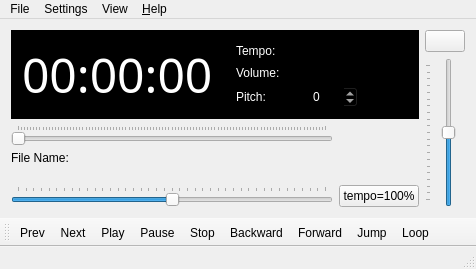
<?xml version="1.0" encoding="UTF-8"?>
<ui version="4.0">
 <class>GUIPlayerClass</class>
 <widget class="QMainWindow" name="GUIPlayerClass">
  <property name="geometry">
   <rect>
    <x>0</x>
    <y>0</y>
    <width>476</width>
    <height>269</height>
   </rect>
  </property>
  <property name="windowTitle">
   <string>Drumstick MIDI File Player Multiplatform</string>
  </property>
  <property name="windowIcon">
   <iconset resource="guiplayer.qrc">
    <normaloff>:/dmidiplayer.png</normaloff>:/dmidiplayer.png</iconset>
  </property>
  <widget class="QWidget" name="MainWidget">
   <property name="acceptDrops">
    <bool>true</bool>
   </property>
   <property name="windowTitle">
    <string>Drumstick MIDI Player</string>
   </property>
   <property name="windowIcon">
    <iconset>
     <normaloff>:/resources/drumstick.png</normaloff>:/resources/drumstick.png</iconset>
   </property>
   <layout class="QGridLayout" name="gridLayout_2">
    <item row="0" column="0" rowspan="2" colspan="2">
     <widget class="QFrame" name="frame">
      <property name="sizePolicy">
       <sizepolicy hsizetype="Expanding" vsizetype="Fixed">
        <horstretch>0</horstretch>
        <verstretch>0</verstretch>
       </sizepolicy>
      </property>
      <property name="palette">
       <palette>
        <active>
         <colorrole role="WindowText">
          <brush brushstyle="SolidPattern">
           <color alpha="255">
            <red>255</red>
            <green>255</green>
            <blue>255</blue>
           </color>
          </brush>
         </colorrole>
         <colorrole role="Text">
          <brush brushstyle="SolidPattern">
           <color alpha="255">
            <red>255</red>
            <green>255</green>
            <blue>255</blue>
           </color>
          </brush>
         </colorrole>
         <colorrole role="Base">
          <brush brushstyle="SolidPattern">
           <color alpha="255">
            <red>0</red>
            <green>0</green>
            <blue>0</blue>
           </color>
          </brush>
         </colorrole>
         <colorrole role="Window">
          <brush brushstyle="SolidPattern">
           <color alpha="255">
            <red>0</red>
            <green>0</green>
            <blue>0</blue>
           </color>
          </brush>
         </colorrole>
         <colorrole role="PlaceholderText">
          <brush brushstyle="NoBrush">
           <color alpha="128">
            <red>255</red>
            <green>255</green>
            <blue>255</blue>
           </color>
          </brush>
         </colorrole>
        </active>
        <inactive>
         <colorrole role="WindowText">
          <brush brushstyle="SolidPattern">
           <color alpha="255">
            <red>255</red>
            <green>255</green>
            <blue>255</blue>
           </color>
          </brush>
         </colorrole>
         <colorrole role="Text">
          <brush brushstyle="SolidPattern">
           <color alpha="255">
            <red>255</red>
            <green>255</green>
            <blue>255</blue>
           </color>
          </brush>
         </colorrole>
         <colorrole role="Base">
          <brush brushstyle="SolidPattern">
           <color alpha="255">
            <red>0</red>
            <green>0</green>
            <blue>0</blue>
           </color>
          </brush>
         </colorrole>
         <colorrole role="Window">
          <brush brushstyle="SolidPattern">
           <color alpha="255">
            <red>0</red>
            <green>0</green>
            <blue>0</blue>
           </color>
          </brush>
         </colorrole>
         <colorrole role="PlaceholderText">
          <brush brushstyle="NoBrush">
           <color alpha="128">
            <red>255</red>
            <green>255</green>
            <blue>255</blue>
           </color>
          </brush>
         </colorrole>
        </inactive>
        <disabled>
         <colorrole role="WindowText">
          <brush brushstyle="SolidPattern">
           <color alpha="255">
            <red>146</red>
            <green>145</green>
            <blue>144</blue>
           </color>
          </brush>
         </colorrole>
         <colorrole role="Text">
          <brush brushstyle="SolidPattern">
           <color alpha="255">
            <red>165</red>
            <green>164</green>
            <blue>164</blue>
           </color>
          </brush>
         </colorrole>
         <colorrole role="Base">
          <brush brushstyle="SolidPattern">
           <color alpha="255">
            <red>0</red>
            <green>0</green>
            <blue>0</blue>
           </color>
          </brush>
         </colorrole>
         <colorrole role="Window">
          <brush brushstyle="SolidPattern">
           <color alpha="255">
            <red>0</red>
            <green>0</green>
            <blue>0</blue>
           </color>
          </brush>
         </colorrole>
         <colorrole role="PlaceholderText">
          <brush brushstyle="NoBrush">
           <color alpha="128">
            <red>255</red>
            <green>255</green>
            <blue>255</blue>
           </color>
          </brush>
         </colorrole>
        </disabled>
       </palette>
      </property>
      <property name="statusTip">
       <string>Playback time and current levels</string>
      </property>
      <property name="autoFillBackground">
       <bool>true</bool>
      </property>
      <property name="frameShape">
       <enum>QFrame::NoFrame</enum>
      </property>
      <property name="frameShadow">
       <enum>QFrame::Plain</enum>
      </property>
      <layout class="QGridLayout" name="gridLayout">
       <property name="spacing">
        <number>4</number>
       </property>
       <item row="0" column="0" rowspan="3">
        <widget class="QLabel" name="lblTime">
         <property name="sizePolicy">
          <sizepolicy hsizetype="Preferred" vsizetype="Preferred">
           <horstretch>0</horstretch>
           <verstretch>0</verstretch>
          </sizepolicy>
         </property>
         <property name="minimumSize">
          <size>
           <width>210</width>
           <height>62</height>
          </size>
         </property>
         <property name="baseSize">
          <size>
           <width>210</width>
           <height>62</height>
          </size>
         </property>
         <property name="font">
          <font>
           <family>Sans Serif</family>
           <pointsize>36</pointsize>
           <kerning>true</kerning>
          </font>
         </property>
         <property name="text">
          <string>00:00:00</string>
         </property>
        </widget>
       </item>
       <item row="0" column="1">
        <widget class="QLabel" name="lbl3">
         <property name="text">
          <string>Tempo:</string>
         </property>
        </widget>
       </item>
       <item row="0" column="2">
        <widget class="QLabel" name="lblOther">
         <property name="sizePolicy">
          <sizepolicy hsizetype="Preferred" vsizetype="Preferred">
           <horstretch>0</horstretch>
           <verstretch>0</verstretch>
          </sizepolicy>
         </property>
         <property name="minimumSize">
          <size>
           <width>100</width>
           <height>0</height>
          </size>
         </property>
        </widget>
       </item>
       <item row="1" column="1">
        <widget class="QLabel" name="lbl4">
         <property name="text">
          <string>Volume:</string>
         </property>
        </widget>
       </item>
       <item row="1" column="2">
        <widget class="QLabel" name="lblVolume">
         <property name="text">
          <string/>
         </property>
        </widget>
       </item>
       <item row="2" column="1">
        <widget class="QLabel" name="lbl5">
         <property name="text">
          <string>Pitch:</string>
         </property>
        </widget>
       </item>
       <item row="2" column="2">
        <widget class="QSpinBox" name="spinPitch">
         <property name="maximumSize">
          <size>
           <width>50</width>
           <height>16777215</height>
          </size>
         </property>
         <property name="focusPolicy">
          <enum>Qt::NoFocus</enum>
         </property>
         <property name="toolTip">
          <string>Pitch Control</string>
         </property>
         <property name="statusTip">
          <string>Pitch transpose between -12 and +12 semitones</string>
         </property>
         <property name="styleSheet">
          <string notr="true">color: white;
background-color: black;
selection-color: white;
selection-background-color: blue;</string>
         </property>
         <property name="minimum">
          <number>-12</number>
         </property>
         <property name="maximum">
          <number>12</number>
         </property>
        </widget>
       </item>
      </layout>
     </widget>
    </item>
    <item row="4" column="0">
     <widget class="QSlider" name="sliderTempo">
      <property name="sizePolicy">
       <sizepolicy hsizetype="Expanding" vsizetype="Fixed">
        <horstretch>0</horstretch>
        <verstretch>0</verstretch>
       </sizepolicy>
      </property>
      <property name="statusTip">
       <string>Tempo Slider</string>
      </property>
      <property name="minimum">
       <number>0</number>
      </property>
      <property name="maximum">
       <number>200</number>
      </property>
      <property name="singleStep">
       <number>1</number>
      </property>
      <property name="pageStep">
       <number>10</number>
      </property>
      <property name="value">
       <number>100</number>
      </property>
      <property name="orientation">
       <enum>Qt::Horizontal</enum>
      </property>
      <property name="tickPosition">
       <enum>QSlider::TicksAbove</enum>
      </property>
      <property name="tickInterval">
       <number>5</number>
      </property>
     </widget>
    </item>
    <item row="3" column="1">
     <widget class="RhythmView" name="rhythm" native="true"/>
    </item>
    <item row="1" column="2" rowspan="4">
     <widget class="QSlider" name="volumeSlider">
      <property name="sizePolicy">
       <sizepolicy hsizetype="Preferred" vsizetype="Expanding">
        <horstretch>0</horstretch>
        <verstretch>0</verstretch>
       </sizepolicy>
      </property>
      <property name="statusTip">
       <string>Volume Slider</string>
      </property>
      <property name="maximum">
       <number>200</number>
      </property>
      <property name="value">
       <number>100</number>
      </property>
      <property name="tracking">
       <bool>false</bool>
      </property>
      <property name="orientation">
       <enum>Qt::Vertical</enum>
      </property>
      <property name="tickPosition">
       <enum>QSlider::TicksAbove</enum>
      </property>
     </widget>
    </item>
    <item row="3" column="0">
     <layout class="QFormLayout" name="formLayout">
      <property name="fieldGrowthPolicy">
       <enum>QFormLayout::ExpandingFieldsGrow</enum>
      </property>
      <item row="0" column="0">
       <widget class="QLabel" name="lbl1">
        <property name="text">
         <string>File Name:</string>
        </property>
       </widget>
      </item>
      <item row="0" column="1">
       <widget class="QLabel" name="lblName">
        <property name="sizePolicy">
         <sizepolicy hsizetype="Expanding" vsizetype="Preferred">
          <horstretch>0</horstretch>
          <verstretch>0</verstretch>
         </sizepolicy>
        </property>
        <property name="statusTip">
         <string>Currently loaded MIDI file name</string>
        </property>
        <property name="openExternalLinks">
         <bool>true</bool>
        </property>
        <property name="textInteractionFlags">
         <set>Qt::LinksAccessibleByKeyboard|Qt::LinksAccessibleByMouse|Qt::TextBrowserInteraction|Qt::TextSelectableByKeyboard|Qt::TextSelectableByMouse</set>
        </property>
       </widget>
      </item>
     </layout>
    </item>
    <item row="2" column="0">
     <widget class="QSlider" name="positionSlider">
      <property name="maximum">
       <number>100</number>
      </property>
      <property name="tracking">
       <bool>false</bool>
      </property>
      <property name="orientation">
       <enum>Qt::Horizontal</enum>
      </property>
      <property name="tickPosition">
       <enum>QSlider::TicksAbove</enum>
      </property>
      <property name="tickInterval">
       <number>1</number>
      </property>
     </widget>
    </item>
    <item row="2" column="1">
     <widget class="QLabel" name="lblPos">
      <property name="alignment">
       <set>Qt::AlignCenter</set>
      </property>
     </widget>
    </item>
    <item row="4" column="1">
     <widget class="QPushButton" name="btnTempo">
      <property name="sizePolicy">
       <sizepolicy hsizetype="Preferred" vsizetype="Preferred">
        <horstretch>0</horstretch>
        <verstretch>0</verstretch>
       </sizepolicy>
      </property>
      <property name="toolTip">
       <string>Reset Tempo</string>
      </property>
      <property name="statusTip">
       <string>Reset Tempo to 100%</string>
      </property>
      <property name="text">
       <string>tempo=100%</string>
      </property>
     </widget>
    </item>
    <item row="0" column="2">
     <widget class="QPushButton" name="btnVolume">
      <property name="toolTip">
       <string>Reset Volume</string>
      </property>
      <property name="statusTip">
       <string>Reset Volume to 100%</string>
      </property>
      <property name="text">
       <string/>
      </property>
      <property name="iconSize">
       <size>
        <width>32</width>
        <height>32</height>
       </size>
      </property>
     </widget>
    </item>
   </layout>
  </widget>
  <widget class="QMenuBar" name="menuBar">
   <property name="geometry">
    <rect>
     <x>0</x>
     <y>0</y>
     <width>476</width>
     <height>23</height>
    </rect>
   </property>
   <widget class="QMenu" name="menuFile">
    <property name="title">
     <string>File</string>
    </property>
    <widget class="QMenu" name="menuRecentFiles">
     <property name="title">
      <string>Open Recent Files</string>
     </property>
    </widget>
    <widget class="QMenu" name="menuPlaylistRepeat">
     <property name="title">
      <string>Playlist Repeat</string>
     </property>
     <addaction name="actionNothing"/>
     <addaction name="actionCurrentSong"/>
     <addaction name="actionWholePlaylist"/>
    </widget>
    <addaction name="actionOpen"/>
    <addaction name="actionFileInfo"/>
    <addaction name="menuRecentFiles"/>
    <addaction name="menuPlaylistRepeat"/>
    <addaction name="actionPlayList"/>
    <addaction name="separator"/>
    <addaction name="actionPlay"/>
    <addaction name="actionPause"/>
    <addaction name="actionStop"/>
    <addaction name="actionJump"/>
    <addaction name="actionLoop"/>
    <addaction name="actionForward"/>
    <addaction name="actionBackward"/>
    <addaction name="actionNext"/>
    <addaction name="actionPrev"/>
    <addaction name="actionQuit"/>
   </widget>
   <widget class="QMenu" name="menuHelp">
    <property name="title">
     <string>&amp;Help</string>
    </property>
    <widget class="QMenu" name="menuLanguage">
     <property name="title">
      <string>&amp;Language</string>
     </property>
    </widget>
    <addaction name="actionContents"/>
    <addaction name="actionWebSite"/>
    <addaction name="menuLanguage"/>
    <addaction name="separator"/>
    <addaction name="actionAbout"/>
    <addaction name="actionAboutQt"/>
   </widget>
   <widget class="QMenu" name="menuSettings">
    <property name="title">
     <string>Settings</string>
    </property>
    <addaction name="actionPreferences"/>
    <addaction name="actionMIDISetup"/>
    <addaction name="customizeToolBar"/>
   </widget>
   <widget class="QMenu" name="menuView">
    <property name="title">
     <string>View</string>
    </property>
    <addaction name="actionShowToolbar"/>
    <addaction name="actionShowStatusbar"/>
    <addaction name="separator"/>
    <addaction name="actionRhythm"/>
    <addaction name="actionLyrics"/>
    <addaction name="actionChannels"/>
    <addaction name="actionPianoPlayer"/>
   </widget>
   <addaction name="menuFile"/>
   <addaction name="menuSettings"/>
   <addaction name="menuView"/>
   <addaction name="menuHelp"/>
  </widget>
  <widget class="QToolBar" name="toolBar">
   <property name="windowTitle">
    <string>Tool Bar</string>
   </property>
   <property name="iconSize">
    <size>
     <width>32</width>
     <height>32</height>
    </size>
   </property>
   <property name="toolButtonStyle">
    <enum>Qt::ToolButtonTextUnderIcon</enum>
   </property>
   <attribute name="toolBarArea">
    <enum>BottomToolBarArea</enum>
   </attribute>
   <attribute name="toolBarBreak">
    <bool>false</bool>
   </attribute>
   <addaction name="actionPrev"/>
   <addaction name="actionNext"/>
   <addaction name="actionPlay"/>
   <addaction name="actionPause"/>
   <addaction name="actionStop"/>
   <addaction name="actionBackward"/>
   <addaction name="actionForward"/>
   <addaction name="actionJump"/>
   <addaction name="actionLoop"/>
  </widget>
  <widget class="QStatusBar" name="myStatusBar"/>
  <action name="actionOpen">
   <property name="text">
    <string>Open</string>
   </property>
   <property name="statusTip">
    <string>Open a MIDI file</string>
   </property>
   <property name="menuRole">
    <enum>QAction::NoRole</enum>
   </property>
  </action>
  <action name="actionQuit">
   <property name="text">
    <string>Quit</string>
   </property>
   <property name="statusTip">
    <string>Quit the application</string>
   </property>
   <property name="menuRole">
    <enum>QAction::QuitRole</enum>
   </property>
  </action>
  <action name="actionPlay">
   <property name="text">
    <string>Play</string>
   </property>
   <property name="statusTip">
    <string>Start playing the current MIDI file</string>
   </property>
   <property name="autoRepeat">
    <bool>false</bool>
   </property>
   <property name="menuRole">
    <enum>QAction::NoRole</enum>
   </property>
  </action>
  <action name="actionPause">
   <property name="checkable">
    <bool>true</bool>
   </property>
   <property name="enabled">
    <bool>true</bool>
   </property>
   <property name="text">
    <string>Pause</string>
   </property>
   <property name="statusTip">
    <string>Pause  playback</string>
   </property>
   <property name="autoRepeat">
    <bool>false</bool>
   </property>
   <property name="menuRole">
    <enum>QAction::NoRole</enum>
   </property>
  </action>
  <action name="actionStop">
   <property name="text">
    <string>Stop</string>
   </property>
   <property name="statusTip">
    <string>Stop playback</string>
   </property>
   <property name="autoRepeat">
    <bool>false</bool>
   </property>
   <property name="menuRole">
    <enum>QAction::NoRole</enum>
   </property>
  </action>
  <action name="actionAbout">
   <property name="text">
    <string>About</string>
   </property>
   <property name="statusTip">
    <string>Show the about box</string>
   </property>
   <property name="menuRole">
    <enum>QAction::AboutRole</enum>
   </property>
  </action>
  <action name="actionAboutQt">
   <property name="text">
    <string>About Qt</string>
   </property>
   <property name="statusTip">
    <string>Show the about Qt dialog box</string>
   </property>
   <property name="menuRole">
    <enum>QAction::AboutQtRole</enum>
   </property>
  </action>
  <action name="actionMIDISetup">
   <property name="text">
    <string>MIDI Setup</string>
   </property>
   <property name="statusTip">
    <string>Select a connection for the MIDI output port</string>
   </property>
   <property name="menuRole">
    <enum>QAction::NoRole</enum>
   </property>
  </action>
  <action name="actionShowToolbar">
   <property name="checkable">
    <bool>true</bool>
   </property>
   <property name="checked">
    <bool>true</bool>
   </property>
   <property name="text">
    <string>Show Tool Bar</string>
   </property>
   <property name="toolTip">
    <string>Show Tool Bar</string>
   </property>
   <property name="statusTip">
    <string>Show or hide the tool bar</string>
   </property>
   <property name="menuRole">
    <enum>QAction::NoRole</enum>
   </property>
  </action>
  <action name="actionShowStatusbar">
   <property name="checkable">
    <bool>true</bool>
   </property>
   <property name="checked">
    <bool>true</bool>
   </property>
   <property name="text">
    <string>Show Status Bar</string>
   </property>
   <property name="statusTip">
    <string>Show or hide the status bar</string>
   </property>
   <property name="menuRole">
    <enum>QAction::NoRole</enum>
   </property>
  </action>
  <action name="actionLyrics">
   <property name="checkable">
    <bool>true</bool>
   </property>
   <property name="text">
    <string>Lyrics and Texts</string>
   </property>
   <property name="toolTip">
    <string>Show or Hide Lyrics and Texts</string>
   </property>
   <property name="statusTip">
    <string>Show or Hide Lyrics and Texts</string>
   </property>
   <property name="visible">
    <bool>true</bool>
   </property>
   <property name="menuRole">
    <enum>QAction::NoRole</enum>
   </property>
  </action>
  <action name="actionChannels">
   <property name="checkable">
    <bool>true</bool>
   </property>
   <property name="text">
    <string>Channels</string>
   </property>
   <property name="toolTip">
    <string>Show or Hide Channels</string>
   </property>
   <property name="statusTip">
    <string>Show or Hide Channels</string>
   </property>
   <property name="visible">
    <bool>true</bool>
   </property>
   <property name="menuRole">
    <enum>QAction::NoRole</enum>
   </property>
  </action>
  <action name="actionPianoPlayer">
   <property name="checkable">
    <bool>true</bool>
   </property>
   <property name="text">
    <string>Piano Player</string>
   </property>
   <property name="toolTip">
    <string>Show or Hide Piano Player</string>
   </property>
   <property name="statusTip">
    <string>Show or Hide Piano Player</string>
   </property>
   <property name="menuRole">
    <enum>QAction::NoRole</enum>
   </property>
  </action>
  <action name="actionRhythm">
   <property name="checkable">
    <bool>true</bool>
   </property>
   <property name="checked">
    <bool>true</bool>
   </property>
   <property name="text">
    <string>Rhythm</string>
   </property>
   <property name="toolTip">
    <string>Show or Hide Rhythm</string>
   </property>
   <property name="statusTip">
    <string>Show or Hide Rhythm</string>
   </property>
   <property name="visible">
    <bool>true</bool>
   </property>
   <property name="menuRole">
    <enum>QAction::NoRole</enum>
   </property>
  </action>
  <action name="actionFileInfo">
   <property name="text">
    <string>File Info</string>
   </property>
   <property name="menuRole">
    <enum>QAction::NoRole</enum>
   </property>
  </action>
  <action name="actionPreferences">
   <property name="text">
    <string>Preferences ...</string>
   </property>
   <property name="menuRole">
    <enum>QAction::PreferencesRole</enum>
   </property>
  </action>
  <action name="actionPlayList">
   <property name="text">
    <string>Play List ...</string>
   </property>
   <property name="toolTip">
    <string>Show Play List Editor</string>
   </property>
   <property name="menuRole">
    <enum>QAction::NoRole</enum>
   </property>
  </action>
  <action name="actionNext">
   <property name="text">
    <string>Next</string>
   </property>
   <property name="statusTip">
    <string>Next File</string>
   </property>
   <property name="menuRole">
    <enum>QAction::NoRole</enum>
   </property>
  </action>
  <action name="actionPrev">
   <property name="text">
    <string>Prev</string>
   </property>
   <property name="statusTip">
    <string>Previous File</string>
   </property>
   <property name="menuRole">
    <enum>QAction::NoRole</enum>
   </property>
  </action>
  <action name="actionForward">
   <property name="text">
    <string>Forward</string>
   </property>
   <property name="statusTip">
    <string>Move play position to the next bar</string>
   </property>
   <property name="menuRole">
    <enum>QAction::NoRole</enum>
   </property>
  </action>
  <action name="actionBackward">
   <property name="text">
    <string>Backward</string>
   </property>
   <property name="statusTip">
    <string>Move play position to the previous bar</string>
   </property>
   <property name="menuRole">
    <enum>QAction::NoRole</enum>
   </property>
  </action>
  <action name="actionJump">
   <property name="text">
    <string>Jump...</string>
   </property>
   <property name="statusTip">
    <string>Move play position to any bar</string>
   </property>
   <property name="menuRole">
    <enum>QAction::NoRole</enum>
   </property>
  </action>
  <action name="customizeToolBar">
   <property name="text">
    <string>Customize Tool Bar...</string>
   </property>
   <property name="menuRole">
    <enum>QAction::NoRole</enum>
   </property>
  </action>
  <action name="actionNothing">
   <property name="checkable">
    <bool>true</bool>
   </property>
   <property name="checked">
    <bool>true</bool>
   </property>
   <property name="text">
    <string>Nothing</string>
   </property>
   <property name="menuRole">
    <enum>QAction::NoRole</enum>
   </property>
  </action>
  <action name="actionCurrentSong">
   <property name="checkable">
    <bool>true</bool>
   </property>
   <property name="text">
    <string>Current Song</string>
   </property>
   <property name="menuRole">
    <enum>QAction::NoRole</enum>
   </property>
  </action>
  <action name="actionWholePlaylist">
   <property name="checkable">
    <bool>true</bool>
   </property>
   <property name="text">
    <string>Whole Playlist</string>
   </property>
   <property name="menuRole">
    <enum>QAction::NoRole</enum>
   </property>
  </action>
  <action name="actionLoop">
   <property name="checkable">
    <bool>true</bool>
   </property>
   <property name="text">
    <string>Loop</string>
   </property>
   <property name="toolTip">
    <string>Loop</string>
   </property>
  </action>
  <action name="actionContents">
   <property name="text">
    <string>Contents</string>
   </property>
  </action>
  <action name="actionWebSite">
   <property name="text">
    <string>Web Site</string>
   </property>
  </action>
 </widget>
 <layoutdefault spacing="6" margin="11"/>
 <customwidgets>
  <customwidget>
   <class>RhythmView</class>
   <extends>QWidget</extends>
   <header>rhythmview.h</header>
   <container>1</container>
  </customwidget>
 </customwidgets>
 <tabstops>
  <tabstop>spinPitch</tabstop>
  <tabstop>sliderTempo</tabstop>
  <tabstop>btnTempo</tabstop>
  <tabstop>volumeSlider</tabstop>
 </tabstops>
 <resources>
  <include location="guiplayer.qrc"/>
 </resources>
 <connections>
  <connection>
   <sender>actionShowStatusbar</sender>
   <signal>toggled(bool)</signal>
   <receiver>myStatusBar</receiver>
   <slot>setVisible(bool)</slot>
   <hints>
    <hint type="sourcelabel">
     <x>-1</x>
     <y>-1</y>
    </hint>
    <hint type="destinationlabel">
     <x>216</x>
     <y>296</y>
    </hint>
   </hints>
  </connection>
  <connection>
   <sender>actionShowToolbar</sender>
   <signal>toggled(bool)</signal>
   <receiver>toolBar</receiver>
   <slot>setVisible(bool)</slot>
   <hints>
    <hint type="sourcelabel">
     <x>-1</x>
     <y>-1</y>
    </hint>
    <hint type="destinationlabel">
     <x>216</x>
     <y>51</y>
    </hint>
   </hints>
  </connection>
 </connections>
</ui>
